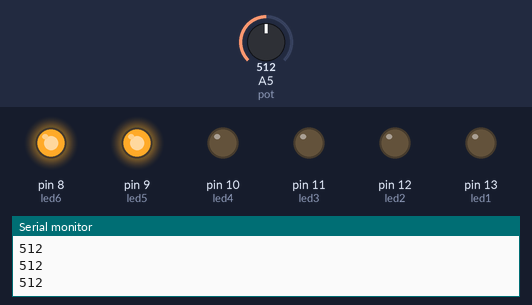
The sketch below on a simulated Arduino Uno, built with avr-gcc and run on an emulated ATmega328P. On the bench: output pins drawn as LEDs (lit = HIGH), the last lines printed to the serial monitor. Inputs (shaded band) come from the test bench; at power-on: A5 (pot) = 512.

Above: at 1.3 s.
1.4 s: A5 (pot) set to 487
At 2.3 s:
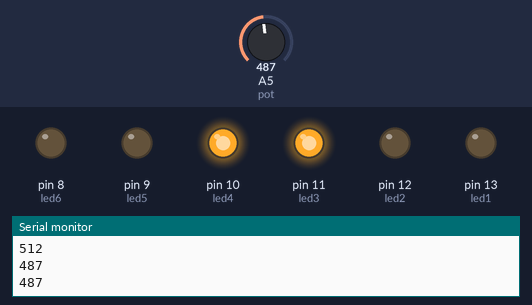
3.5 s: A5 (pot) set to 510
At 5.1 s:
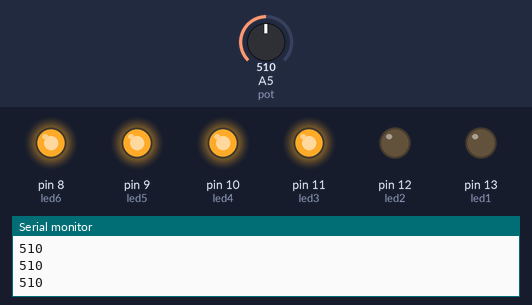
5.5 s: A5 (pot) set to 340
At 6.6 s:
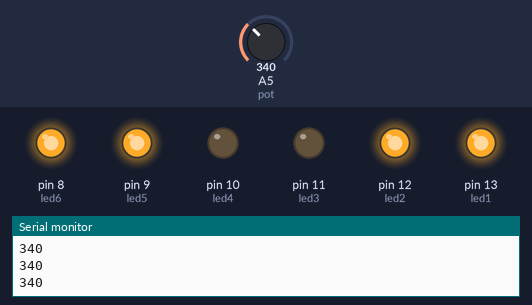
7.5 s: A5 (pot) set to 367
At 9.2 s:
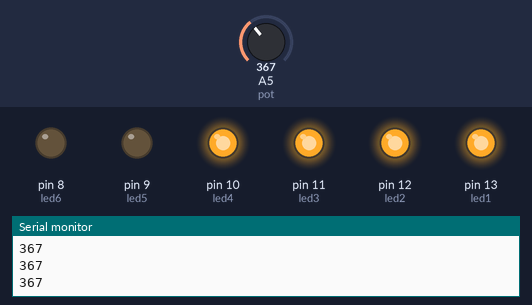
9.5 s: A5 (pot) set to 306
At 11.0 s:
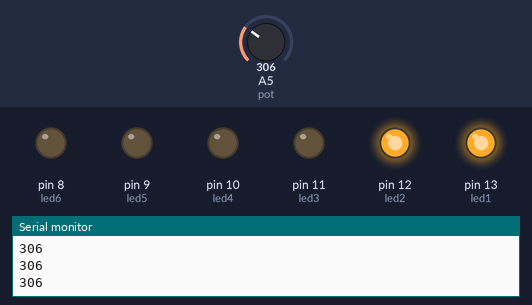
11.5 s: A5 (pot) set to 360
At 12.5 s:
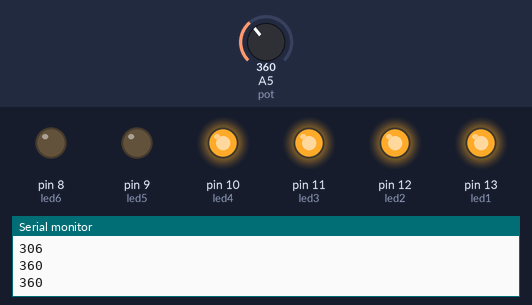
Timing chart, 0 to 14.5 s (numbered marks = the images above; inputs shaded):
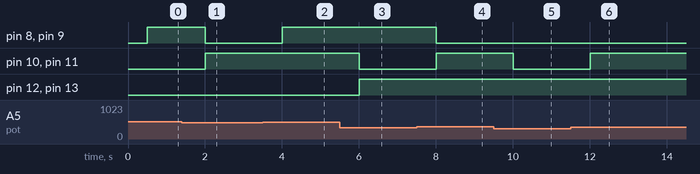

Measured:
- the behaviour switches between 501 and 500 on A5 (pot) (found by bisection; images 0 and 1)
- the behaviour switches between 350 and 351 on A5 (pot) (found by bisection; images 3 and 4)
- after the input at 1.4 s, pin 8 (led6), pin 9 (led5): HIGH → LOW after 0.60 s; pin 10 (led4), pin 11 (led3): LOW → HIGH after 0.60 s
- after the input at 3.5 s, pin 8 (led6), pin 9 (led5): LOW → HIGH after 0.50 s
- after the input at 5.5 s, pin 10 (led4), pin 11 (led3): HIGH → LOW after 0.50 s; pin 12 (led2), pin 13 (led1): LOW → HIGH after 0.50 s
- after the input at 7.5 s, pin 8 (led6), pin 9 (led5): HIGH → LOW after 0.51 s; pin 10 (led4), pin 11 (led3): LOW → HIGH after 0.51 s
- after the input at 9.5 s, pin 10 (led4), pin 11 (led3): HIGH → LOW after 0.51 s
- after the input at 11.5 s, pin 10 (led4), pin 11 (led3): LOW → HIGH after 0.51 s

The sketch:

controlling_multiple_leds_with_arduino_uno1.ino
```cpp
// C++ code


int pot = A5;
int val = 0;
int led1 = 13;
int led2 = 12;
int led3 = 11;
int led4 = 10;
int led5 = 9;
int led6 = 8;

void setup()
{
  Serial.begin(9600);
  pinMode(led1, OUTPUT);
  pinMode(led2, OUTPUT);
  pinMode(led3, OUTPUT);
  pinMode(led4, OUTPUT);
  pinMode(led5, OUTPUT);
  pinMode(led6, OUTPUT);

}

void loop()
{
  val = analogRead(pot);
  Serial.println(val);
  delay(500);

  if (val == 0)
  {
    digitalWrite(led1,0);
    digitalWrite(led2,0);
  }

  else if (val > 0 && val <= 350)
  {
    digitalWrite(led1,1);
    digitalWrite(led2,1);
    digitalWrite(led3,0);
    digitalWrite(led4,0);
  }

  else if (val > 350 && val <= 500)
  {
    digitalWrite(led3,1);
    digitalWrite(led4,1);
    digitalWrite(led5,0);
    digitalWrite(led6,0);
  }

  else if (val >= 501)
  {
    digitalWrite(led5,1);
    digitalWrite(led6,1);
  }


}
```
